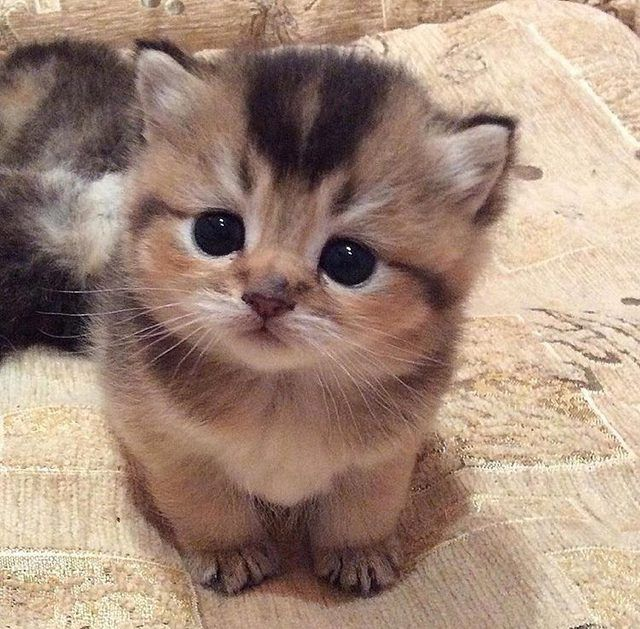
#> input picture image.jpg, 640 x 629 px
$ python app.py
#> lines starting #> are read from the running program, lines starting #| are printed output that depends on the picture; after the words box and inside, x2 and y2 are one past the last pixel; in counts of white or black regions, pixels touching at a corner belong together
import cv2 as cv

cat_cascade = cv.CascadeClassifier(cv.data.haarcascades + 'haarcascade_frontalcatface.xml') # or haarcascade_frontalcatface_extended.xml

img = cv.imread('image.jpg')
#> img is the input picture: shape (629, 640, 3); mean B, G, R 122.9, 138.8, 164
gray = cv.cvtColor(img, cv.COLOR_BGR2GRAY)
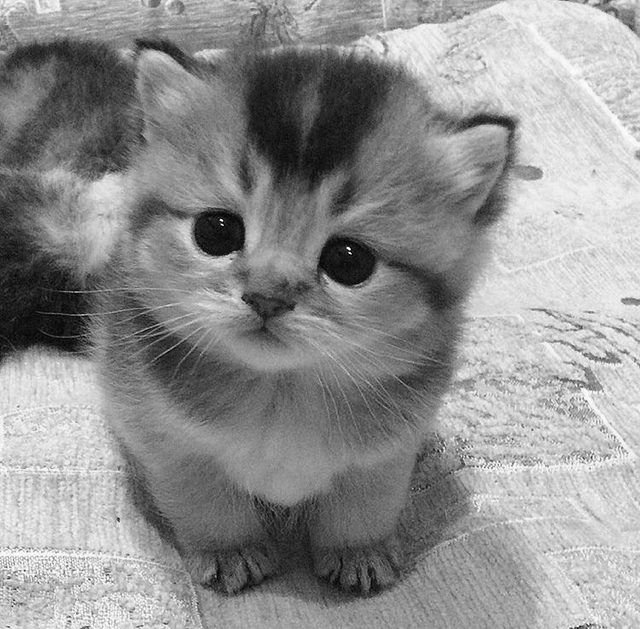
#> gray: shape (629, 640); min 1, max 254, mean 144.5
cats = cat_cascade.detectMultiScale(gray, scaleFactor=1.05, minNeighbors=3, minSize=(30, 30))
#> cats = [[130, 105, 309, 309]]

if len(cats) > 0:
    print(f"On image {len(cats)} cats!")
#| On image 1 cats!

    for (x, y, w, h) in cats:
        cv.rectangle(img, (x, y), (x+w, y+h), (0, 255, 0), 2)
#> this loop made 1 pass
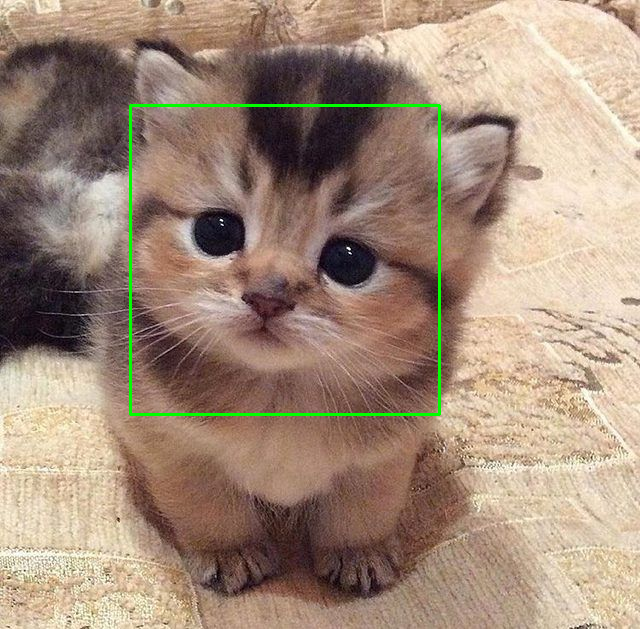
#> img: shape (629, 640, 3); 0.92% of pixels changed, all inside (x1, y1, x2, y2) = (129, 104, 441, 416)

    cv.imshow('cv2 Cats', img)

    cv.waitKey(0)
    cv.destroyAllWindows()
else:
    print("Cats do not finded.")
